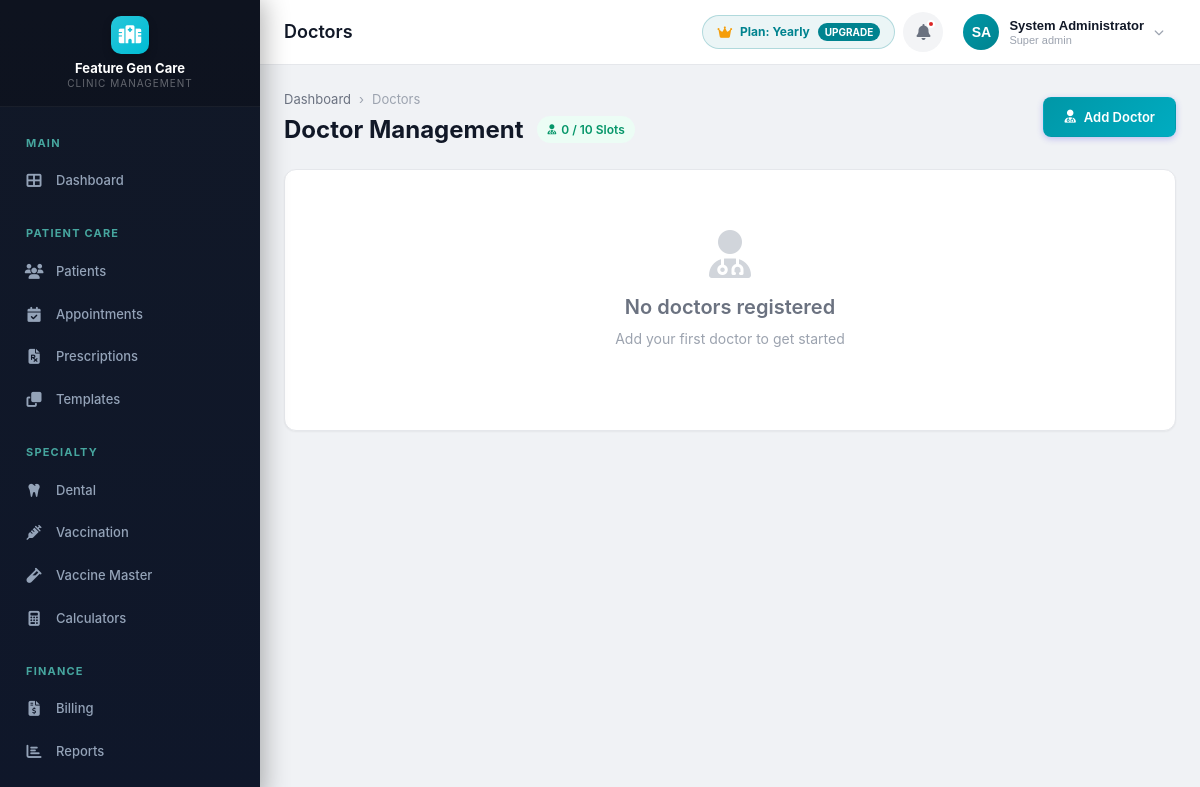
Page /modules/doctors/list.php (signed in) on the committed database.
### tables this page shows
CREATE TABLE IF NOT EXISTS clinics (
    id INT AUTO_INCREMENT PRIMARY KEY,
    name VARCHAR(200) NOT NULL,
    tagline VARCHAR(300) DEFAULT NULL,
    logo VARCHAR(500) DEFAULT NULL,
    email VARCHAR(150) DEFAULT NULL,
    phone VARCHAR(20) DEFAULT NULL,
    alt_phone VARCHAR(20) DEFAULT NULL,
    website VARCHAR(200) DEFAULT NULL,
    address TEXT DEFAULT NULL,
    city VARCHAR(100) DEFAULT NULL,
    state VARCHAR(100) DEFAULT NULL,
    pincode VARCHAR(10) DEFAULT NULL,
    country VARCHAR(100) DEFAULT 'India',
    registration_no VARCHAR(100) DEFAULT NULL,
    gst_number VARCHAR(20) DEFAULT NULL,
    pan_number VARCHAR(20) DEFAULT NULL,
    primary_color VARCHAR(10) DEFAULT '#4F46E5',
    secondary_color VARCHAR(10) DEFAULT '#7C3AED',
    currency_symbol VARCHAR(5) DEFAULT '₹',
    date_format VARCHAR(20) DEFAULT 'd/m/Y',
    time_format VARCHAR(10) DEFAULT '12h',
    timezone VARCHAR(50) DEFAULT 'Asia/Kolkata',
    prescription_header TEXT DEFAULT NULL,
    prescription_footer TEXT DEFAULT NULL,
    invoice_header TEXT DEFAULT NULL,
    invoice_footer TEXT DEFAULT NULL,
    invoice_prefix VARCHAR(10) DEFAULT 'INV',
    invoice_start_no INT DEFAULT 1,
    patient_id_prefix VARCHAR(10) DEFAULT 'PT',
    patient_id_start_no INT DEFAULT 1000,
    is_active TINYINT(1) DEFAULT 1,
    created_at TIMESTAMP DEFAULT CURRENT_TIMESTAMP,
    updated_at TIMESTAMP DEFAULT CURRENT_TIMESTAMP ON UPDATE CURRENT_TIMESTAMP
);

CREATE TABLE IF NOT EXISTS tenants (
    id INT AUTO_INCREMENT PRIMARY KEY,
    clinic_name VARCHAR(200) NOT NULL,
    subdomain VARCHAR(100) NOT NULL UNIQUE,
    db_host VARCHAR(100) NOT NULL DEFAULT 'localhost',
    db_name VARCHAR(100) NOT NULL UNIQUE,
    db_user VARCHAR(100) NOT NULL,
    db_password VARCHAR(255) NOT NULL,
    status ENUM('active', 'suspended', 'pending') DEFAULT 'active',
    
     
    plan_type ENUM('trial', 'monthly', 'yearly', 'one_time', 'custom') DEFAULT 'trial',
    billing_cycle ENUM('trial', 'monthly', 'yearly', 'one_time') DEFAULT 'trial',
    max_doctors INT DEFAULT 2 COMMENT 'Doctor quota: 0 = unlimited',
    trial_ends_at DATETIME NULL,
    subscription_starts_at DATETIME NULL,
    subscription_ends_at DATETIME NULL COMMENT 'NULL indicates lifetime/perpetual license',
    is_lifetime TINYINT(1) DEFAULT 0,
    bonus_months INT DEFAULT 0 COMMENT 'Negotiated bonus months (e.g. +2 on yearly)',
    plan_amount DECIMAL(10,2) DEFAULT 0.00,
    currency VARCHAR(10) DEFAULT 'INR',
    subscription_status ENUM('trial', 'active', 'expired', 'grace_period', 'suspended') DEFAULT 'trial',
    
    created_at TIMESTAMP DEFAULT CURRENT_TIMESTAMP,
    updated_at TIMESTAMP DEFAULT CURRENT_TIMESTAMP ON UPDATE CURRENT_TIMESTAMP,
    INDEX idx_subdomain (subdomain),
    INDEX idx_status (status),
    INDEX idx_sub_status (subscription_status)
);

### modules/doctors/list.php (the view, shortened to what the rows shown need)
<?php
$pageTitle = 'Doctors';
require_once dirname(dirname(__DIR__)) . '/config/session.php';
$clinicId = getCurrentClinicId();
require_once dirname(dirname(__DIR__)) . '/includes/header.php';
$tenantData = $db->tenantInfo ?? [];
$maxDoctors = isset($tenantData['max_doctors']) ? intval($tenantData['max_doctors']) : 0;
$activeDocs = 0;
$isQuotaFull = ($maxDoctors > 0 && $activeDocs >= $maxDoctors);
?>
<div class="content-header">
    <div>
        <div style="display: flex; align-items: center; gap: 14px;">
            <h1 style="margin-bottom: 0;">Doctor Management</h1>
            <span class="badge <?= $isQuotaFull ? 'badge-danger' : 'badge-success' ?>" style="font-size: 12px; padding: 4px 10px; border-radius: 20px;">
                <i class="fas fa-user-md"></i> <?= $activeDocs ?> / <?= $maxDoctors > 0 ? $maxDoctors : '∞' ?> Slots
            </span>
        </div>
    </div>
</div>
<?php require_once INCLUDES_PATH . '/footer.php'; ?>

### includes/header.php (shortened to what the rows shown need)
<!DOCTYPE html>
<html lang="en">
<head>
    <link rel="stylesheet" href="<?= ASSETS_URL ?>/css/style.css?v=2.1">
    <link rel="stylesheet" href="https://cdnjs.cloudflare.com/ajax/libs/font-awesome/6.5.0/css/all.min.css">
</head>
<body>
<div class="app-wrapper">
    <?php include __DIR__ . '/sidebar.php'; ?>
    <div class="main-content">
        <header class="header">
            <div class="header-left">
                <?php if (isset($pageTitle)): ?>
                <h2 class="page-title"><?= $pageTitle ?></h2>
                <?php endif; ?>
            </div>
            <div class="header-right">
                <?php if (in_array(getCurrentUserRole(), [ROLE_SUPER_ADMIN, ROLE_ADMIN])): ?>
                <?php
                $hdrTenant = db()->tenantInfo ?? [];
                $hdrPlan = ucfirst(sanitizeOutput($hdrTenant['plan_type'] ?? 'Trial'));
                ?>
                <a href="<?= BASE_URL ?>/modules/subscription/paywall.php" class="header-plan-badge" style="display: flex; align-items: center; gap: 8px; padding: 6px 14px; border-radius: 20px; font-size: 12px; font-weight: 700; text-decoration: none; background: rgba(0, 131, 143, 0.08); color: #00838f; border: 1px solid rgba(0, 131, 143, 0.25); transition: all 0.2s;" title="View Plan & Upgrade Options">
                    <i class="fas fa-crown" style="color: #f59e0b; font-size: 13px;"></i>
                    <span>Plan: <?= $hdrPlan ?></span>
                    <span style="background: #00838f; color: white; padding: 1px 7px; border-radius: 10px; font-size: 10px; text-transform: uppercase;">Upgrade</span>
                </a>
                <?php endif; ?>
            </div>
        </header>
        <div class="content-area">

### includes/sidebar.php (shortened to what the rows shown need)
<?php
$db = db();
$clinicId = getCurrentClinicId();
$clinic = $db->fetch("SELECT name, logo FROM clinics WHERE id = ?", [$clinicId]);
$logoUrl = '';
$logoExists = false;
?>
<aside class="sidebar">
    <div class="sidebar-brand" style="flex-direction: column; align-items: center; gap: 6px; padding: 16px 12px;">
        <?php if ($logoExists && !empty($logoUrl)): ?>
            <img src="<?= $logoUrl ?>" alt="Clinic Logo" style="max-height: 48px; max-width: 140px; object-fit: contain;" onerror="this.style.display='none'; var fb=document.getElementById('sidebarFallbackLogo'); if(fb) fb.style.display='flex';">
            <div id="sidebarFallbackLogo" class="brand-logo" style="display: none;"><i class="fas fa-hospital"></i></div>
        <?php else: ?>
            <div class="brand-logo"><i class="fas fa-hospital"></i></div>
        <?php endif; ?>
        <div class="brand-text" style="text-align: center; font-size: 13px; line-height: 1.3; white-space: normal; word-break: break-word;">
            <?= sanitizeOutput($clinic['name'] ?? ($db->tenantInfo['clinic_name'] ?? APP_NAME)) ?>
            <small style="display: block; font-size: 10px; opacity: 0.7;">Clinic Management</small>
        </div>
    </div>
</aside>

### rows in the picture
clinics: name "Feature Gen Care"
tenants: plan_type "Yearly", max_doctors "10"

### other values in the picture
$pageTitle "Doctors"
$currentUser['initials'] "SA"
sanitizeOutput($currentUser['name']) "System Administrator"
str_replace('_', ' ', $currentUser['role']) "Super admin"
$activeDocs "0"
